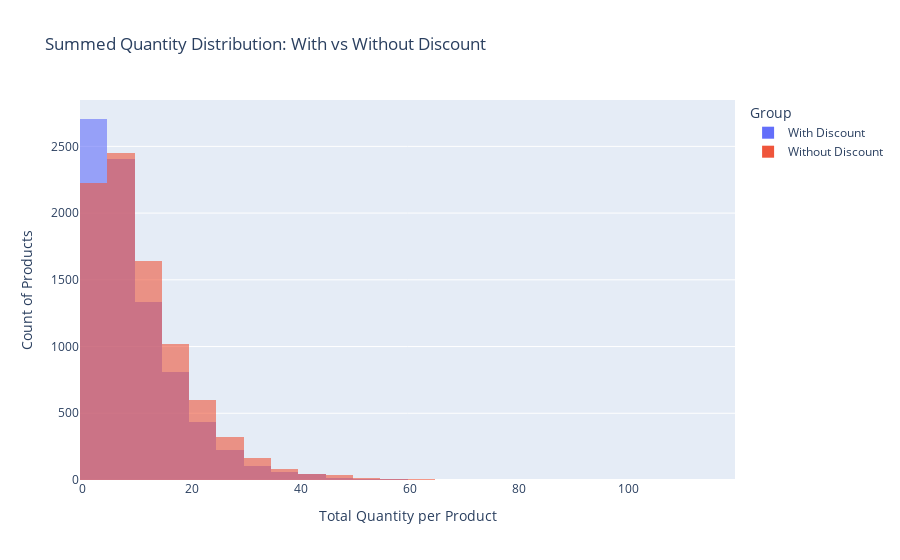

Notebook code cell kept with this figure:
### Code cell
prods_with['Type'] = 'With Discount'
prods_without['Type'] = 'Without Discount'
combined = pd.concat([prods_with, prods_without], ignore_index=True)
fig = px.histogram(combined, x= 'Quantity', color= 'Type', opacity= 0.6, barmode= 'overlay', nbins= 50, title= 'Summed Quantity Distribution: With vs Without Discount')
fig.update_layout(xaxis_title= 'Total Quantity per Product', yaxis_title= 'Count of Products',legend_title= 'Group')
fig.show()

### Figure 1 — Plotly figure (JSON) as saved in the notebook; plotly's stock layout.template omitted (floating-point values rounded to 4 significant figures; data arrays with more than 128 entries replaced by an {"elided": "..."} marker saying what was removed)
{"data": [{"bingroup": "x", "hovertemplate": "Type=With Discount<br>Quantity=%{x}<br>count=%{y}<extra></extra>", "legendgroup": "With Discount", "marker": {"color": "#636efa", "opacity": 0.6, "pattern": {"shape": ""}}, "name": "With Discount", "nbinsx": 50, "orientation": "v", "showlegend": true, "type": "histogram", "x": {"elided": "8153 int values"}, "xaxis": "x", "yaxis": "y"}, {"bingroup": "x", "hovertemplate": "Type=Without Discount<br>Quantity=%{x}<br>count=%{y}<extra></extra>", "legendgroup": "Without Discount", "marker": {"color": "#EF553B", "opacity": 0.6, "pattern": {"shape": ""}}, "name": "Without Discount", "nbinsx": 50, "orientation": "v", "showlegend": true, "type": "histogram", "x": {"elided": "8631 int values"}, "xaxis": "x", "yaxis": "y"}], "layout": {"barmode": "overlay", "legend": {"title": {"text": "Group"}, "tracegroupgap": 0}, "title": {"text": "Summed Quantity Distribution: With vs Without Discount"}, "xaxis": {"anchor": "y", "domain": [0, 1], "title": {"text": "Total Quantity per Product"}}, "yaxis": {"anchor": "x", "domain": [0, 1], "title": {"text": "Count of Products"}}}}
